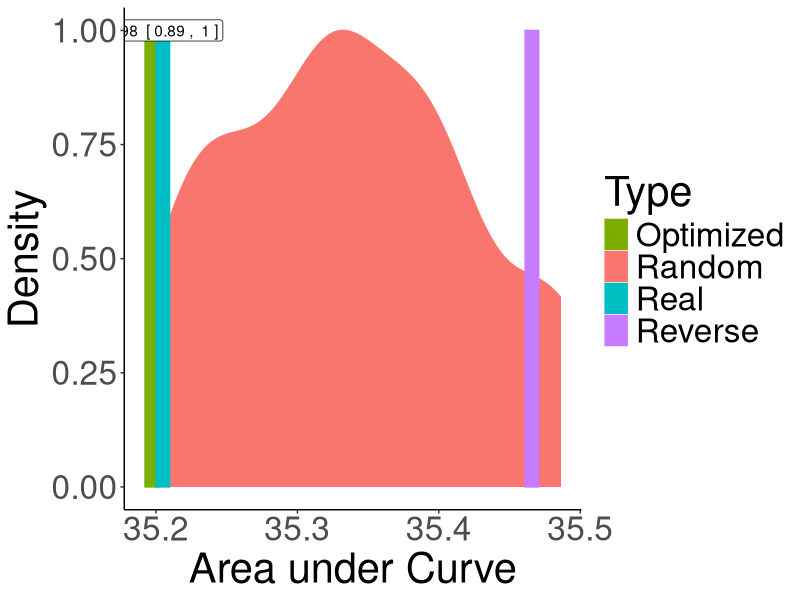

Write the R code that produced this figure.
library(tidyr)
library(dplyr)
library(ggplot2)


RED = "#F8766D"
GREEN = "#7CAE00"
BLUE = "#00BFC4"
PURPLE = "#C77CFF"
SCALE = c( GREEN, RED, BLUE, PURPLE)
######################################


data = read.csv("results_auc_optimized.tsv", sep="\t")
#data = data %>% filter(Script == "forWords_Finnish_RandomOrder_Coarse_FineSurprisal.py")


data$Type = ifelse(data$Model %in% c("REAL", "RANDOM", "REVERSE"), as.character(data$Model), "Optimized")
data$Type = ifelse(data$Type %in% c("REAL"), "Real", as.character(data$Type))
data$Type = ifelse(data$Type %in% c("RANDOM"), "Random", as.character(data$Type))
data$Type = ifelse(data$Type %in% c("REVERSE"), "Reverse", as.character(data$Type))

data_ = data %>% filter(Type %in% c("Real", "Random", "Optimized", "Reverse"))

randomAUCs = data %>% filter(Type == "Random")
meanAUCs = data %>% filter(Type == "Real") %>% group_by(Type) %>% summarise(AUC = mean(AUC)) %>% mutate(Quantile = round(mean(AUC < randomAUCs$AUC), 2), ConfIntLower = round((binom.test(sum(AUC<randomAUCs$AUC), nrow(randomAUCs))$conf.int[[1]]),2), ConfIntUpper = round((binom.test(sum(AUC<randomAUCs$AUC), nrow(randomAUCs))$conf.int[[2]]),2))

barWidth = (max(data$AUC) - min(data$AUC))/30

plot = ggplot(data_, aes(x=AUC, fill=Type, color=Type))
plot = plot + theme_classic()
plot = plot + xlab("Area under Curve") + ylab("Density")
plot = plot + theme(text=element_text(size=30))
plot = plot + geom_density(data= data_%>%filter(Type == "Random"), aes(y=..scaled..)) 
plot = plot + geom_bar(data = data_ %>% filter(!(Type %in% c("Random"))) %>% group_by(Type) %>% summarise(AUC=mean(AUC)) %>% mutate(y=1),  aes(y=y, group=Type), width=barWidth, stat="identity", position = position_dodge()) + scale_colour_manual(values=SCALE) + scale_fill_manual(values=SCALE)
plot = plot + geom_label(data=meanAUCs, aes(x=AUC, y=1, label=paste(Quantile, " [", ConfIntLower, ", ", ConfIntUpper, "]"), group=Type), color="black", fill="white")
ggsave(plot, file=paste("suffixes-byMorphemes-auc-hist-heldout-Coarse-FineSurprisal-optimized.pdf", sep=""), height=4, width=8)



